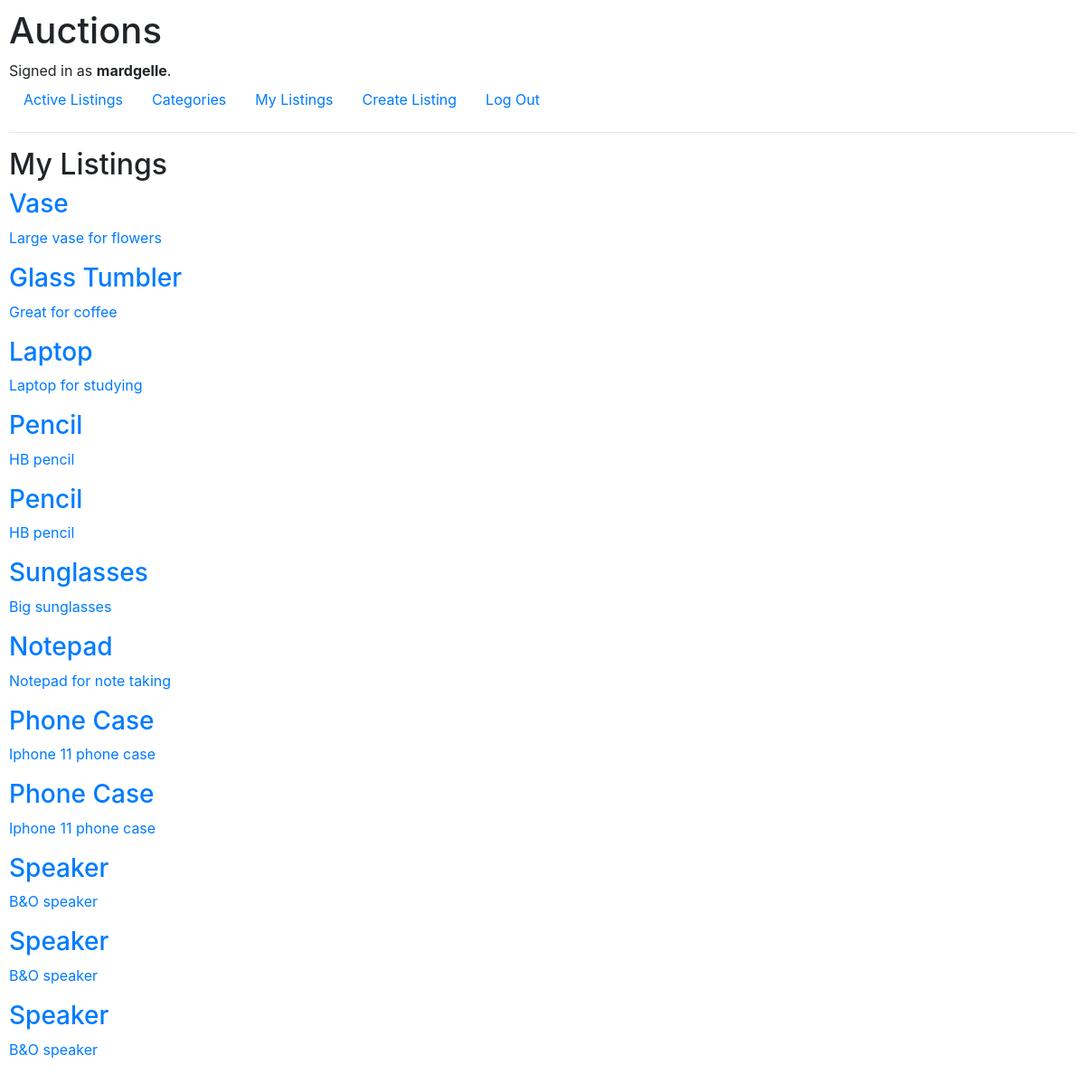
Before: /my_listings (signed in) with the older database file.
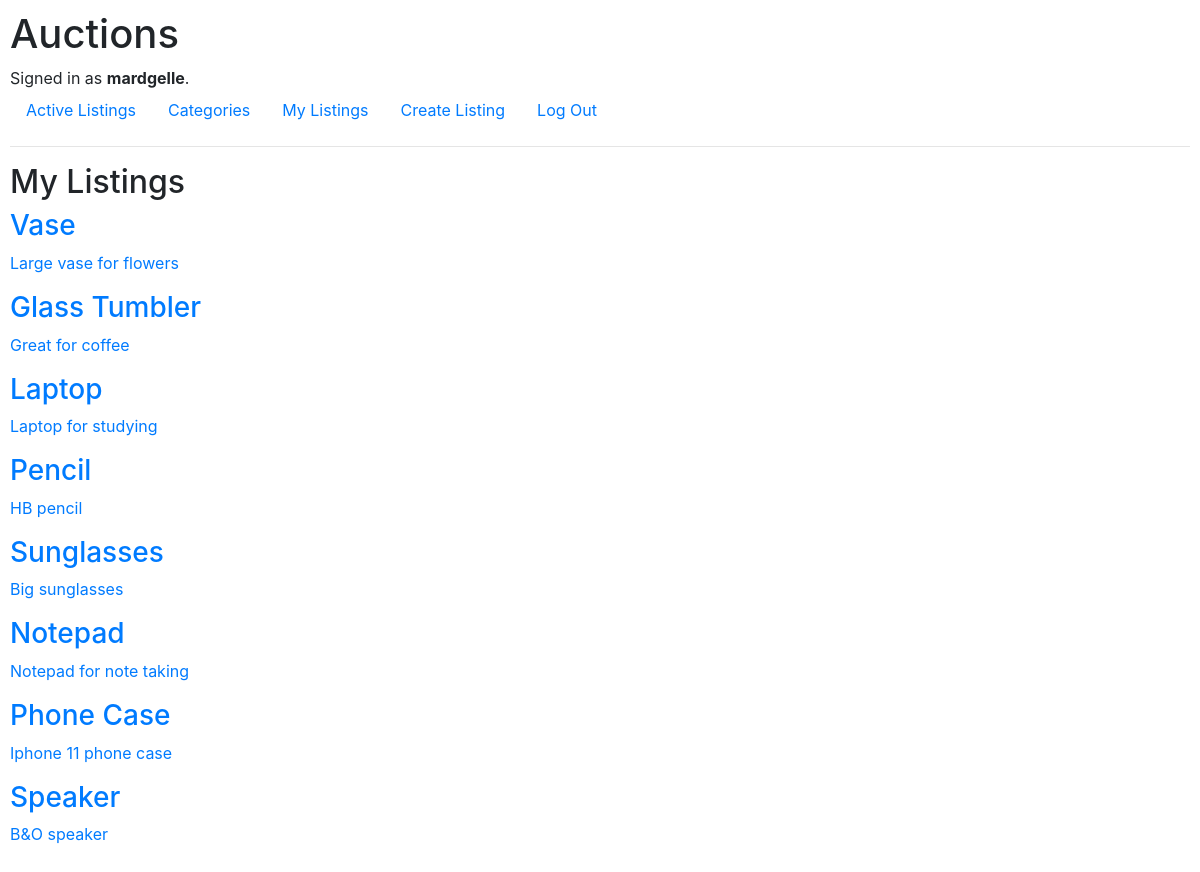
After: the same page with the newer database file.
### auctions/models.py (models this page shows, shortened)
class Listing(models.Model):
    title = models.TextField()
    description = models.TextField()
    categories = models.ForeignKey('Category', related_name='listings', on_delete=models.CASCADE)
    price = models.DecimalField(max_digits=1000, decimal_places=2)
    user = models.ForeignKey(User, related_name='listings', on_delete=models.CASCADE)
    image = models.TextField(blank=True)

### auctions/views.py (the view)
# urls.py: path("my_listings", views.my_listings, name="my_listings"),
def my_listings(request):
    try:
        user = request.user
        listings = Listing.objects.filter(user=user)
    except:
        return render(request, "auctions/index.html")
    if listings is not None:
        return render(request, "auctions/my_listings.html", {
        "listings": listings
        })
    else:
        return render(request, "auctions/my_listings.html", {
        "message": "No listings available"
        })

### auctions/templates/auctions/my_listings.html (shortened to what this page needs)
{% extends "auctions/layout.html" %}
{% block body %}
<h2>My Listings</h2>
{% for listing in listings %}
    <a href="{% url 'view_listing' listing.id %}">
      <div>
        <h3>{{ listing.title }}</h3>
        <p>{{ listing.description }}</p>
      </div>
    </a>
{% endfor %}
{% endblock%}

Changed rows visible on the page:
removed Listing: title "Pencil", description "HB pencil"
removed Listing: title "Phone Case", description "Iphone 11 phone case"
removed Listing: title "Speaker", description "B&O speaker"
removed Listing: title "Speaker", description "B&O speaker"
